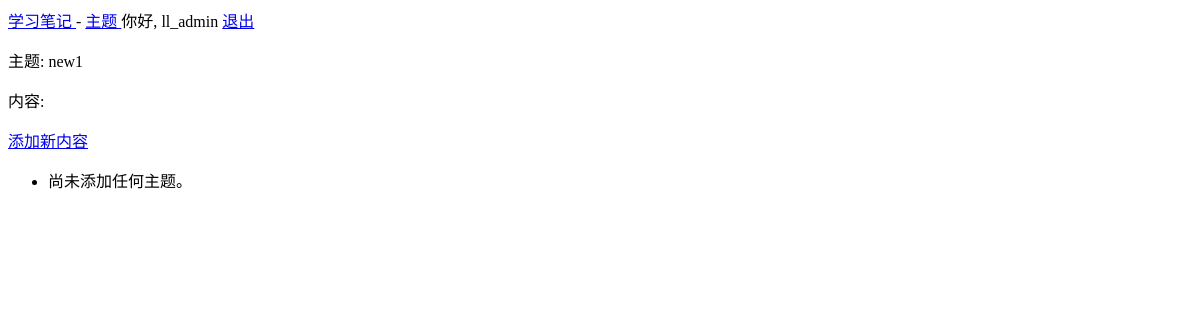
/topic/5/ (signed in), run on an earlier commit of the app's database.
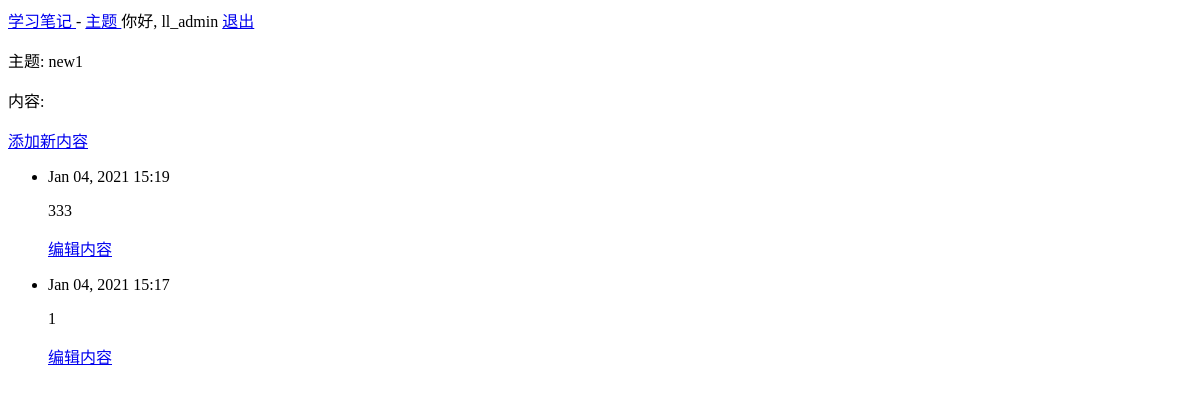
And on a later commit of the database.
### learning_logs/models.py (models this page shows, shortened)
class Topic(models.Model):
    text = models.CharField(max_length=200)
    date_added = models.DateTimeField(auto_now_add=True)
    owner = models.ForeignKey(User, on_delete=models.CASCADE)
    def __str__(self):
        return self.text

class Entry(models.Model):
    topic = models.ForeignKey('Topic', on_delete=models.CASCADE)
    text = models.TextField()
    date_added = models.DateTimeField(auto_now_add=True)
    class Mete:
        varbose_name_plural = 'entries'

### learning_logs/views.py (the view)
# urls.py: url(r'^topic/(?P<topic_id>\d+)/$', views.topic, name='topic'),
@login_required
def topic(request, topic_id):
    topic = Topic.objects.get(id=topic_id)
    if topic.owner != request.user:
        return Http404
    entries = topic.entry_set.order_by('-date_added')
    context = {'topic':topic, "entries":entries}
    return render(request, 'learning_logs/topic.html', context)

### learning_logs/templates/learning_logs/topic.html
{% extends 'learning_logs/base.html' %}
{% block content %}
<p>
    主题: {{ topic }}
</p>
<p>
    内容:
</p>
<p>
    <a href="{% url 'learning_logs:new_entry' topic.id %}">
        添加新内容
    </a>
</p>
<ul>
    {% for entry in entries %}
    <li>
        <p>
            {{ entry.date_added|date:'M d, Y H:i' }}
        </p>
        <p>
            {{ entry.text|linebreaks }}
        </p>
        <p>
            <a href="{% url 'learning_logs:edit_entry' entry.id %}">
                编辑内容
            </a>
        </p>
    </li>
    {% empty %}
    <li>
        尚未添加任何主题。
    </li>
    {% endfor %}
</ul>
{% endblock content %}

### learning_logs/templates/learning_logs/base.html (shortened to what this page needs)
<p>
    <a href="{% url 'learning_logs:index' %}">
        学习笔记
    </a> -
    <a href="{% url 'learning_logs:topics' %}">
        主题
    </a>
    {% if user.is_authenticated %}
        你好, {{ user.username }}
        <a href="{% url 'users:logout' %}">
            退出
        </a>
    {% endif %}
</p>
{% block content %}{% endblock content %}

What changed in the data, as far as the page shows it:
added Entry: date_added "Jan 04, 2021 15:19", text "333"
added Entry: date_added "Jan 04, 2021 15:17", text "1"
Also different on the page:
text no longer shown: "尚未添加任何主题。"
